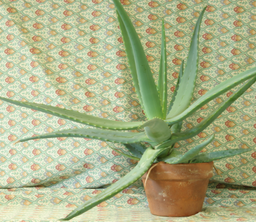
#> input picture middleburry-third/Aloe/view1.png, 256 x 222 px, shrunk from 427 x 370 before the run
$ python main.py   (Python 2 division)
#> lines starting #> are read from the running program, lines starting #| are printed output that depends on the picture; long printed decimals are rounded
### preprocessing.py
from __future__ import division

import cv2 as cv
import numpy as np
from glob import glob

LEFT_IMAGE_FILENAME = "view1.png"
RIGHT_IMAGE_FILENAME = "view5.png"
DISPARITY_FILENAME = "disp1.png"

DEFAULT_FOLDER_NAME = "middleburry-third"
DEFAULT_QUANTITY = 21
DEFAULT_DATA_FILE = "data"
DEFAULT_LABELS_FILE = "labels"

WINDOW_SIZE = 3
HALF_WINDOW_SIZE = int(WINDOW_SIZE/2)
MAX_DISPARITY = 64
MIN_DISPARITY = 0
STEREO_BLOCK_SIZE = 5

def readFiles(folderPath, quantity):
    images = list()
    groundtruth = list()
    subfolders = glob(folderPath + "/*/")[:quantity]
    for folder in subfolders:
        # print "reading ", folder

        lft = cv.imread(folder + LEFT_IMAGE_FILENAME, cv.IMREAD_GRAYSCALE)
        rgt = cv.imread(folder + RIGHT_IMAGE_FILENAME, cv.IMREAD_GRAYSCALE)
        images.append((lft, rgt))

        # divided by 3 because is a third of the original size
        dsp = cv.imread(folder + DISPARITY_FILENAME, cv.IMREAD_GRAYSCALE)
        groundtruth.append(dsp/3)
    return images, groundtruth

def computeDisparities(images):
    disparities = list()
    # stereoMatcher = cv.StereoBM_create(numDisparities=MAX_DISPARITY, blockSize=STEREO_BLOCK_SIZE)
    # stereoMatcher = cv.StereoSGBM_create(numDisparities=MAX_DISPARITY, blockSize=STEREO_BLOCK_SIZE, minDisparity=MIN_DISPARITY)
    stereoMatcher = cv.StereoSGBM_create(
        minDisparity = MIN_DISPARITY,
        numDisparities = MAX_DISPARITY,
        blockSize = STEREO_BLOCK_SIZE,
        P1 = 8*3*WINDOW_SIZE**2,
        P2 = 32*3*WINDOW_SIZE**2,
        disp12MaxDiff = 1,
        uniquenessRatio = 10,
        speckleWindowSize = 100,
        speckleRange = 32
    )

    for (left, right) in images:
        disparity = np.int_(stereoMatcher.compute(left, right).astype(np.float32) / 16.0)
        disparities.append(disparity)
    return disparities

def generateData(disparities, groundtruth):
    data = list()
    labels = list()

    for img_idx in range(len(disparities)):
        disp = disparities[img_idx]
        gt = groundtruth[img_idx]
        (sx, sy) = disp.shape
        for i in range(sx - WINDOW_SIZE):
            for j in range(sy - WINDOW_SIZE):
                winDisp = np.int_(disp[i:(i+WINDOW_SIZE), j:(j+WINDOW_SIZE)])
                winGt = np.int_(gt[i:(i+WINDOW_SIZE), j:(j+WINDOW_SIZE)])

                # normalizing by subtracting the center pixel
                winDispNorm = winDisp - winDisp[HALF_WINDOW_SIZE, HALF_WINDOW_SIZE]
                winGtNorm = winGt - winGt[HALF_WINDOW_SIZE, HALF_WINDOW_SIZE]

                # label = compareDisparities(winDispNorm, winGtNorm)
                label = compareDisparities2(winDisp, winGt)

                data.append(winDisp.reshape(winDisp.size))
                # data.append(winDispNorm.reshape(winDispNorm.size))
                labels.append(label)
    return np.array(data), np.array(labels)

# [4 lines left out: function compareDisparities, not called in this run]
    # return abs(s1-s2) <= 1

def compareDisparities2(win1, win2):
    half_len = int(win1.shape[0]/2)
    return abs(win1[half_len, half_len] - win2[half_len, half_len]) <= 1

def process(folder=DEFAULT_FOLDER_NAME,
            quantity=DEFAULT_QUANTITY,
            plot=False,
            outputData=DEFAULT_DATA_FILE,
            outputLabels=DEFAULT_LABELS_FILE):
    print "processing..."
    images, groundtruth = readFiles(folder, quantity)
#> in readFiles, `lft = cv.imread(folder + LEFT_IMAGE_FILENAME, cv.IMREAD_GRAYSCALE)`:
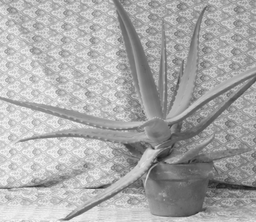
#> lft: shape (222, 256); min 28, max 245, mean 169.3
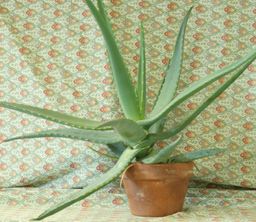
#> input picture middleburry-third/Aloe/view5.png, 256 x 222 px, shrunk from 427 x 370 before the run
#> in readFiles, `rgt = cv.imread(folder + RIGHT_IMAGE_FILENAME, cv.IMREAD_GRAYSCALE)`:
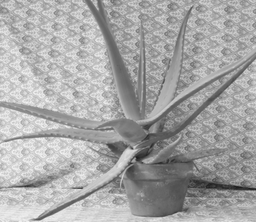
#> rgt: shape (222, 256); min 29, max 244, mean 166.3
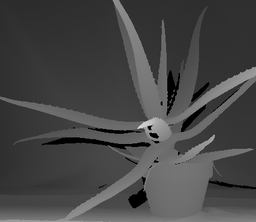
#> input picture middleburry-third/Aloe/disp1.png, 256 x 222 px, shrunk from 427 x 370 before the run
#> in readFiles, dsp is the input picture: shape (222, 256); min 0, max 226, mean 70.3
#> images = 1 item; groundtruth = 1 item
    disparities = computeDisparities(images)
#> the loop in computeDisparities, `for (left, right) in images:` made 1 pass
#> pass 1, in computeDisparities, `disparity = np.int_(stereoMatcher.compute(left, right).astype(np.float..`:
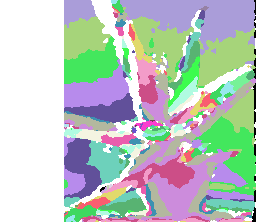
#> disparity: shape (222, 256) int64; 43 distinct labels, from -1 to 57; one colour per label, 0 black, -1 white
#> disparities = 1 item
    data, labels = generateData(disparities, groundtruth)
#> the loop in generateData, `for img_idx in range(len(disparities)):` made 1 pass
#> (sx, sy) on pass 1: (222, 256)

    # [6 lines of commented-out code are left out]

    if (plot):
        import matplotlib.pyplot as plt
        for (d, g) in zip(disparities, groundtruth):
            fig = plt.figure()

            sub1 = fig.add_subplot(1, 2, 1)
            plt.imshow(d)
            sub1.set_title('estimate')
            plt.colorbar()

            sub2 = fig.add_subplot(1, 2, 2)
            plt.imshow(g)
            sub2.set_title('ground truth')
            plt.colorbar()

            plt.show()

    # np.save(outputData, data)
    # np.save(outputLabels, labels)
    return data, labels

### learning.py
from __future__ import division

from sklearn import svm
from sklearn import metrics
from sklearn.neighbors import KNeighborsClassifier
import numpy as np

SPLIT_RATIO = .75
CLASSIFIERS = {
    'SVC': svm.SVC(kernel='rbf', verbose=True),
    'LinearSVC': svm.LinearSVC(),
    'knn3': KNeighborsClassifier(n_neighbors=3),
    'knn5': KNeighborsClassifier(n_neighbors=5),
    'knn7': KNeighborsClassifier(n_neighbors=7)
}


def train(data, labels, method='LinearSVC'):
    print "training..."
    classifier = CLASSIFIERS[method]
    classifier.fit(data, labels)
    return classifier

def test(model, data, labels):
    print "testing..."
    prediction = model.predict(data)
    return metrics.classification_report(labels, prediction)

def splitData(data, labels):
    sz = int(len(data)*SPLIT_RATIO)
    training_data = data[:sz]
    training_labels = labels[:sz]
    testing_data = data[sz:]
    testing_labels = labels[sz:]
    return training_data, training_labels, testing_data, testing_labels

### main.py
from __future__ import division

import preprocessing
import learning

import time

# [6 lines of commented-out code are left out]

time0 = time.time()

data, labels = preprocessing.process(quantity=21)
true = [i for i in labels if i]
print "true labels ratio: ", len(true), "/", len(labels), "=", len(true)/len(labels)
#| true labels ratio:  863 / 55407 = 0.01558
training_data, training_labels, testing_data, testing_labels = learning.splitData(data, labels)
print "training dataset: ", len(training_labels), " samples"
#| training dataset:  41555  samples
print "testing dataset: ", len(testing_labels), " samples"
#| testing dataset:  13852  samples

time1 = time.time()
print "TIME ELAPSED GENERATING DATA: ", time1 - time0, "\n\n"

classifiers = ['knn3', 'knn5', 'knn7', 'LinearSVC', 'SVC']
# classifiers = ['SVC']
for algorithm in classifiers:
    print algorithm.upper()
    timei = time.time()

    model = learning.train(training_data, training_labels, method=algorithm)
    timei1 = time.time()
    print "TIME ELAPSED TRAINING: ", timei1 - timei

    metrics = learning.test(model, testing_data, testing_labels)
    timei2 = time.time()
    print "TIME ELAPSED TESTING: ", timei2 - timei1

    print algorithm, '\n', metrics, '\n\n'
#> this loop made 5 passes
#> (printed output is left out)
